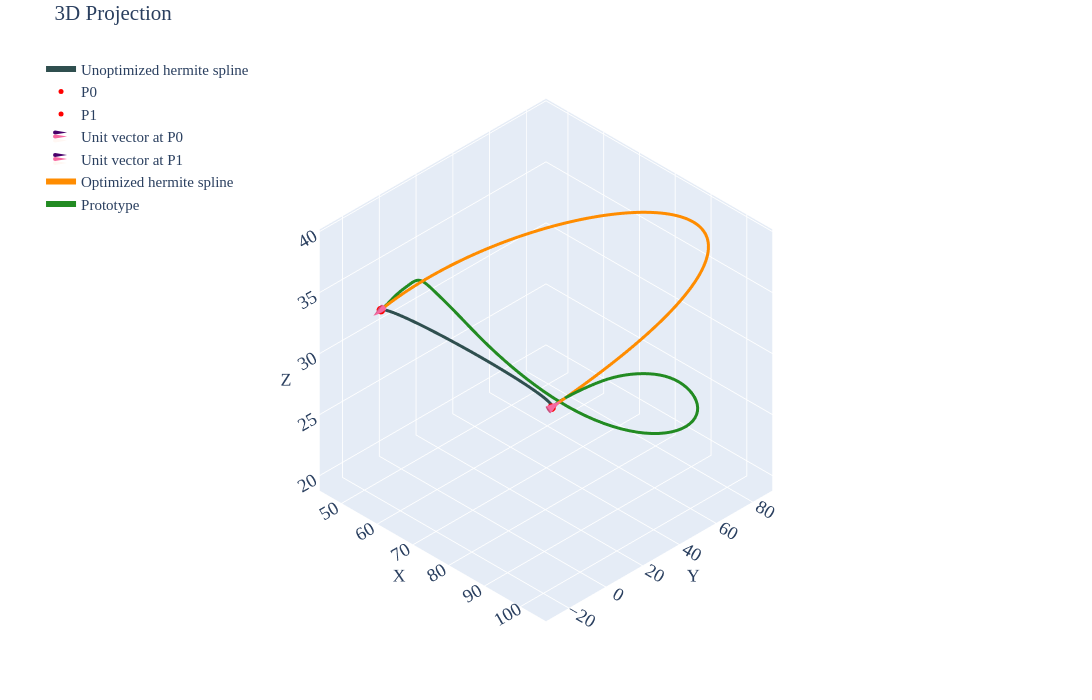

The notebook cell this image was saved under:
### Markdown cell above
## P1 Case 03

### Code cell
df=pd.read_csv('../data/2810/p1-case3.csv')

prt=df.iloc[10:,2:].reset_index(drop=True)

p0=df.iloc[5,2:].values.astype(float)    # Point0
p1=df.iloc[6,2:].values.astype(float)    # Point1
v0=-1*(p0-prt.iloc[3].values).astype(float)
v1=-1*(prt.iloc[96].values-p1).astype(float)
u0=v0/np.linalg.norm(v0)                 # Unit Vector @ Point0
u1=v1/np.linalg.norm(v1)                 # Unit Vector @ Point1
u1=df.iloc[9,2:].values.astype(float)    # Unit Vector @ Point1
m0=df.iloc[2,1]                          # Magnitude for Vector1
m1=df.iloc[3,1]                          # Magnitude for Vector2
u0_init=u0*m0
u1_init=u1*m1
spl=utils.hermite(p0,p1,u0_init,u1_init,num_points=51)

tgt=utils.length(prt.values)             # Target spline length

def obj_fn(mag,prt_pts,p0,p1,u0,u1,n_points=100):
    m0=mag[0]
    m1=mag[1]    
    u0_scld=m0*u0
    u1_scld=m1*u1
    spl=utils.hermite(p0,p1,u0_scld,u1_scld,num_points=n_points)
    dist_err=abs(np.sum((spl-prt_pts)**2))
    return dist_err

def len_up(mag,prt_pts,p0,p1,u0,u1,n_points=100):
    return 2-(utils.length(utils.hermite(p0,p1,mag[0]*u0,mag[1]*u1,num_points=n_points))-utils.length(prt_pts))

def len_lo(mag,prt_pts,p0,p1,u0,u1,n_points=100):
    return 2+(utils.length(utils.hermite(p0,p1,mag[0]*u0,mag[1]*u1,num_points=n_points))-utils.length(prt_pts))

def len_eq(mag,prt_pts,p0,p1,u0,u1,n_points=100):
    return (utils.length(utils.hermite(p0,p1,mag[0]*u0,mag[1]*u1,num_points=n_points))-utils.length(prt_pts))

constraints=[
    {'type':'eq','fun':len_eq,'args':(prt.values,p0,p1,u0,u1)},
    # {'type':'ineq','fun':len_up,'args':(prt.values,p0,p1,u0,u1)},
    # {'type':'ineq','fun':len_lo,'args':(prt.values,p0,p1,u0,u1)}
]

sol=minimize(obj_fn,[1,1],args=(prt.values,p0,p1,u0,u1),method='SLSQP',constraints=constraints)
u0_final=sol.x[0]*u0
u1_final=sol.x[1]*u1
spl=utils.hermite(p0,p1,u0_init,u1_init,num_points=100)
spl_tgt=utils.hermite(p0,p1,u0_final,u1_final,num_points=100)

pd.DataFrame(spl_tgt, columns=['X','Y','Z']).to_csv('../data/2810/rev-opt/p1-case3-opt.csv',index=False)

print(f'Length of the Prototype Spline: {utils.length(prt.values):.5f}')
print(f'Given target spline length: {tgt:.5f}')
print(f'Length of the Hermite Spline: {utils.length(spl.astype(float)):.5f}')
print(f'Achieved Length of the Hermite Spline: {utils.length(spl_tgt.astype(float)):.5f}')
print(f'\nMaximum Distance Deviation: {max(np.linalg.norm(spl_tgt-spl,axis=1)):.4f}')
print(f'Total Distance Deviation: {sum(np.linalg.norm(spl_tgt-spl,axis=1)):.4f}')
print(f'\nComputed Magnitude (M0, M1): {sol.x[0]:.4f}, {sol.x[1]:.4f}')

utils.plotter(spl,p0,p1,u0_init,u1_init,tgt=spl_tgt,prt=prt.values,cne=6,intr='d',tgt_label='Optimized hermite spline')
